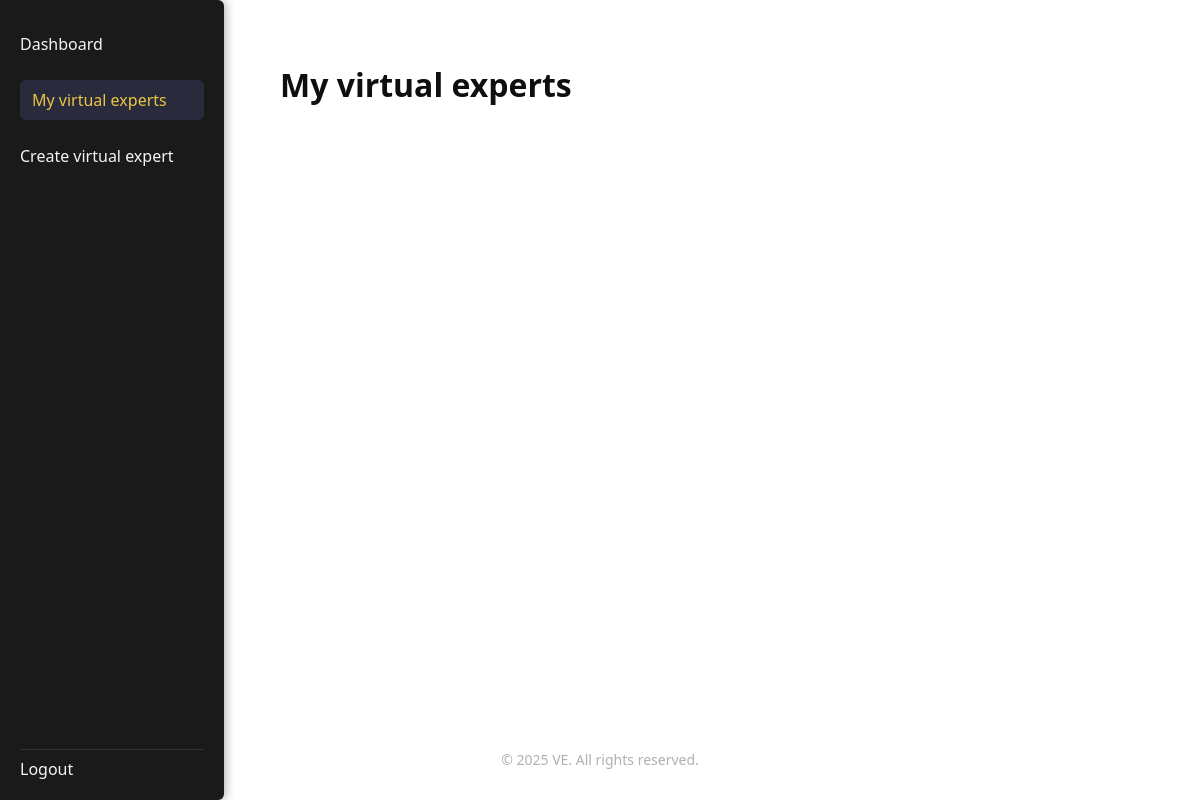
The app's page /experts/ (signed in), older data.
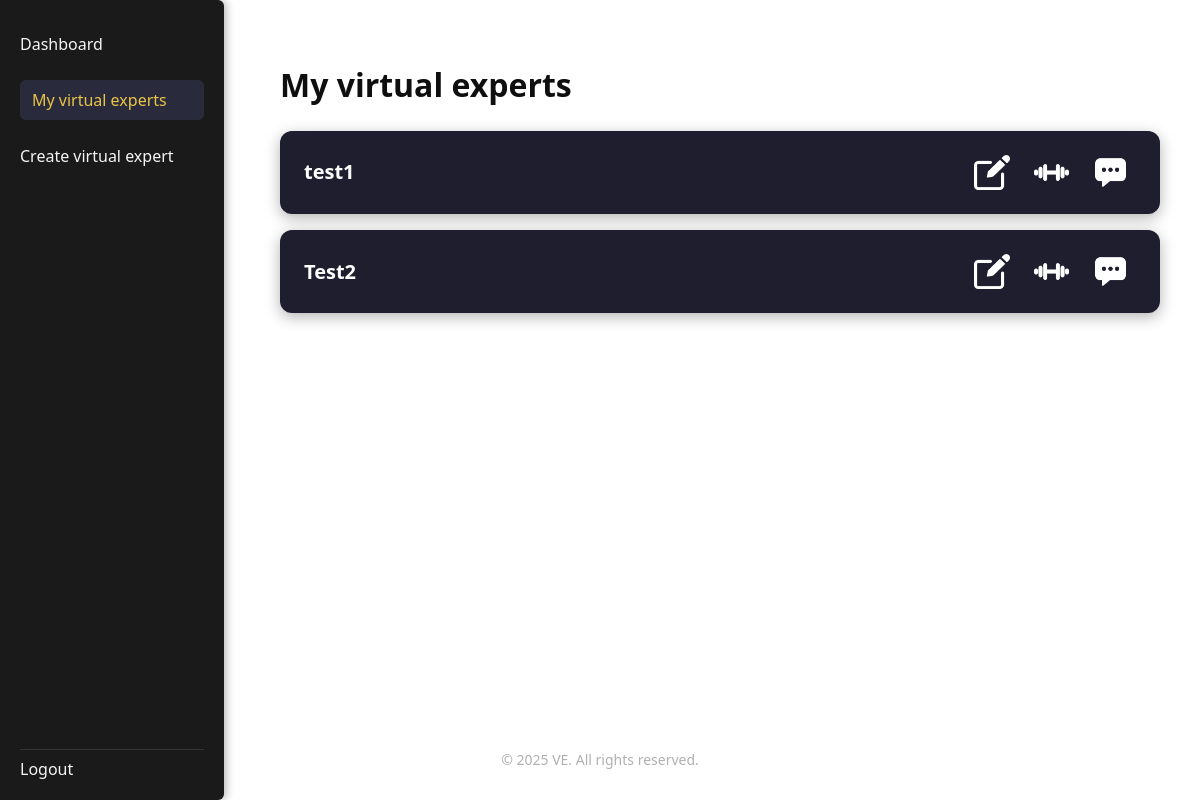
The same page, newer data.
### experts/models.py (models this page shows, shortened)
class Expert(models.Model):
    profile = models.ForeignKey(Profile, on_delete=models.CASCADE, related_name='experts')
    name = models.CharField(max_length=100)
    description = models.TextField(blank=True)
    created_at = models.DateTimeField(auto_now_add=True)
    updated_at = models.DateTimeField(auto_now=True)

### experts/views.py (the view)
# urls.py: path('', views.my_virtual_experts, name='my_virtual_experts'),
@login_required
def my_virtual_experts(request):
    experts = Expert.objects.filter(profile__user=request.user)
    return render(request, 'experts/my_virtual_experts.html', {'experts': experts})

### templates/experts/my_virtual_experts.html (shortened to what this page needs)
{% extends 'base.html' %}
{% load static %}
{% block content %}
    <h1 class="title">My virtual experts</h1>
    {% for ve in experts %}
        <div class="virtual-expert">
            <h4>{{ ve.name }}</h4>
            <div class="virtual-expert-actions">
                <a href="">
                    <img src="{% static 'icons/experts/edit.png' %}" alt="Edit" class="icon" />
                </a>
                <a href="">
                    <img src="{% static 'icons/experts/train.png' %}" alt="Train" class="icon" />
                </a>
                <a href="">
                    <img src="{% static 'icons/experts/chat.png' %}" alt="Chat" class="icon" />
                </a>
            </div>
        </div>
    {% endfor %}
{% endblock %}

### templates/base.html (shortened to what this page needs)
{% load static %}
<!DOCTYPE html>
<html lang="en">
    <head>
        <link rel="stylesheet" href="{% static 'css/base.css' %}">
    </head>
    <body class="{% if request.user.is_authenticated %}with-sidebar{% else %}no-sidebar{% endif %}">
        <div class="page">
            {% if request.user.is_authenticated %}
                <div class="menu">
                    <a href="{% url 'dashboard' %}" class="{% if request.path == '/' %}active{% endif %}">Dashboard</a>
                    <a href="{% url 'my_virtual_experts' %}" class="{% if request.path == '/experts/' %}active{% endif %}">My virtual experts</a>
                    <a href="{% url 'create_virtual_expert' %}" class="{% if request.path == '/experts/create_virtual_expert/' %}active{% endif %}">Create virtual expert</a>
                    <div class="logout-link">
                        <a href="{% url 'logout_user' %}">Logout</a>
                    </div>
                </div>
            {% endif %}
            <div class="content">
                {% block content %}{% endblock %}
            </div>
            <div class="footer">
                <p>© {% now "Y" %} VE. All rights reserved.</p>
            </div>
        </div>
    </body>
</html>

### static/css/base.css (style rules this page uses)
body { margin: 0; font-family: 'Segoe UI', sans-serif; color: #0F0F0F; line-height: 1.5; }
body.with-sidebar .content { margin-left: 15rem; }
.page { display: flex; flex-direction: column; min-height: 100vh; }
.content { flex: 1; padding: 2.5rem; }
.footer { text-align: center; padding: 1rem 0; color: #B0B0B0; font-size: 0.875rem; }
.menu { position: fixed; top: 0; left: 0; width: 11.5rem; height: 92%; background-color: #1A1A1A; color: #F5F5F5; display: flex; flex-direction: column; gap: 1.5rem; padding: 2rem 1.25rem; box-shadow: 0.125rem 0 0.625rem rgba(0, 0, 0, 0.3); border-radius: 0 0.375rem 0.375rem 0; }
.logout-link { margin-top: auto; margin-bottom: -0.8rem; padding-top: 0.4rem; border-top: 1px solid #333; }
.menu p, .menu a { margin: 0; color: #F5F5F5; font-size: 1rem; text-decoration: none; font-weight: 500; transition: color 0.3s ease, transform 0.3s ease; }
.menu a.active { background-color: #2A2A3D; color: #EAC645; padding: 0.5rem 0.75rem; border-radius: 0.375rem; }
.virtual-expert { background-color: #1E1E2F; color: #FFFFFF; padding: 1.5rem; border-radius: 0.75rem; display: flex; justify-content: space-between; align-items: center; box-shadow: 0 4px 15px rgba(0, 0, 0, 0.3); margin-bottom: 1rem; transition: background-color 0.3s ease; }
.virtual-expert h4 { margin: 0; font-size: 1.25rem; font-weight: 600; flex-grow: 1; }
.virtual-expert-actions { display: flex; gap: 1rem; }
.virtual-expert-actions a { color: #23C16B; font-weight: 500; text-decoration: none; transition: color 0.3s ease; }
.icon { width: 2.2rem; height: 2.2rem; margin-right: 0.5rem; vertical-align: middle; }

Row changes from the older to the newer data that the page shows:
added Expert: name "test1"
added Expert: name "Test2"
